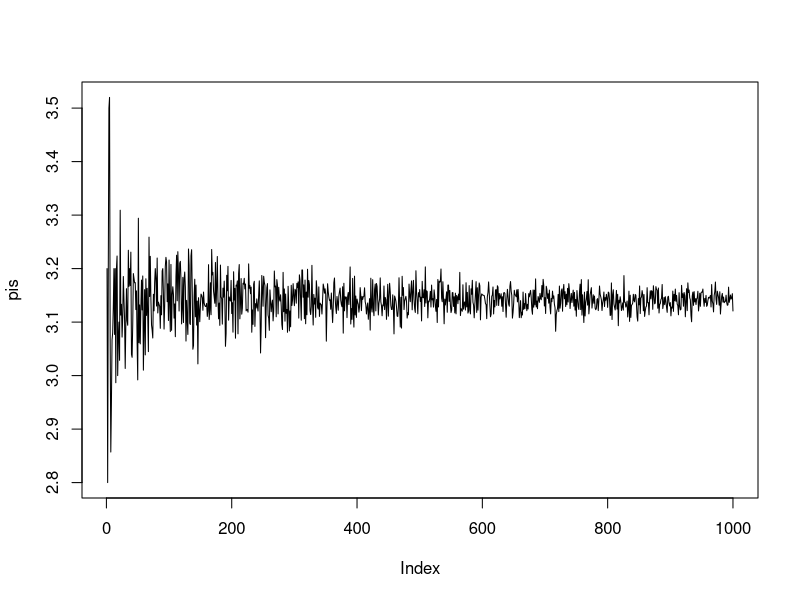
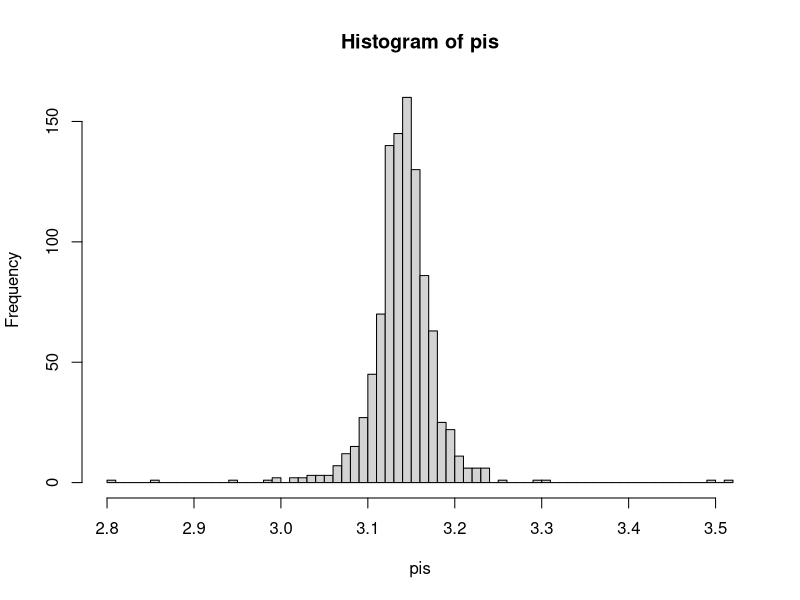
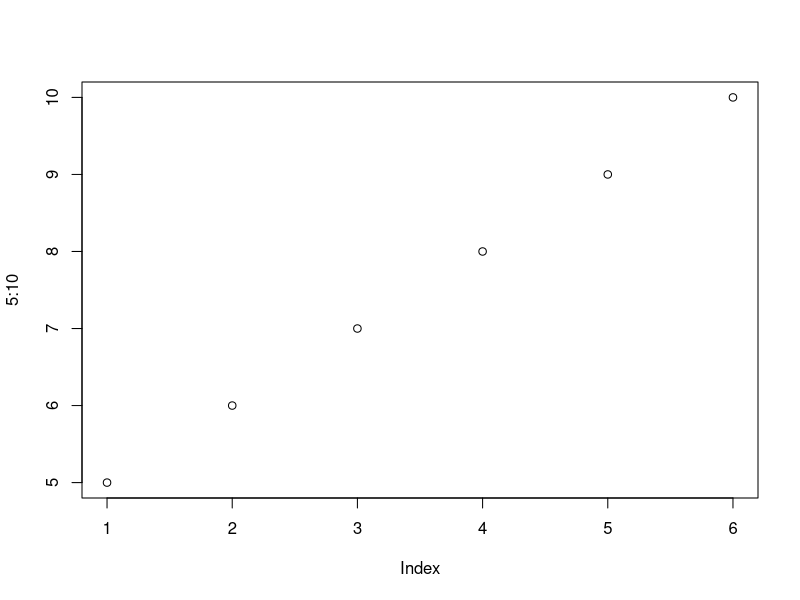
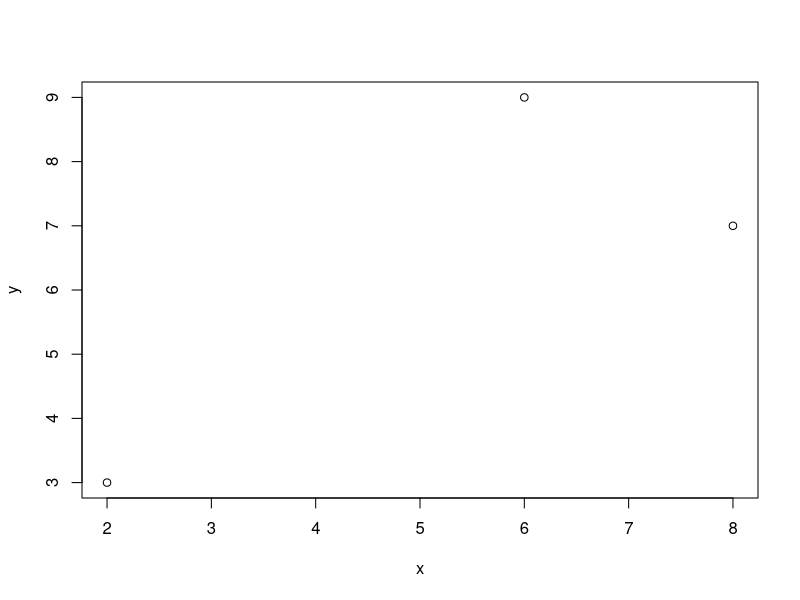
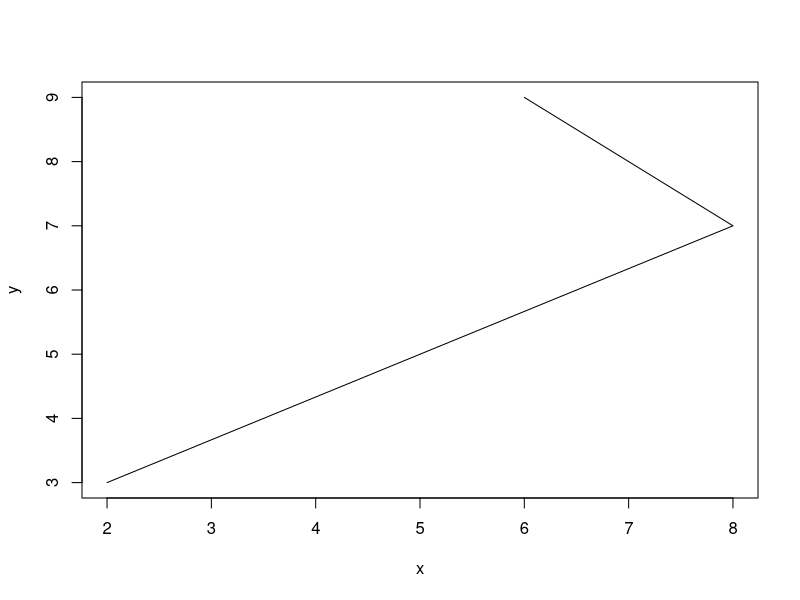
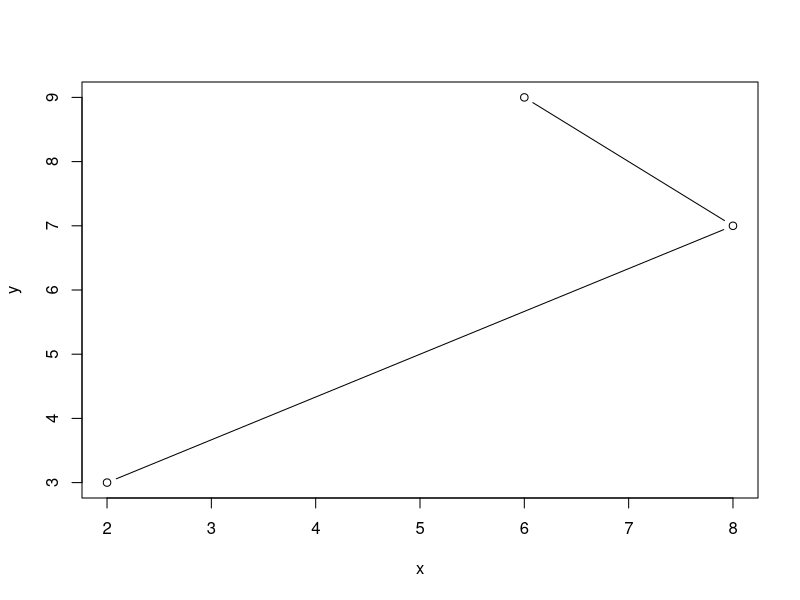
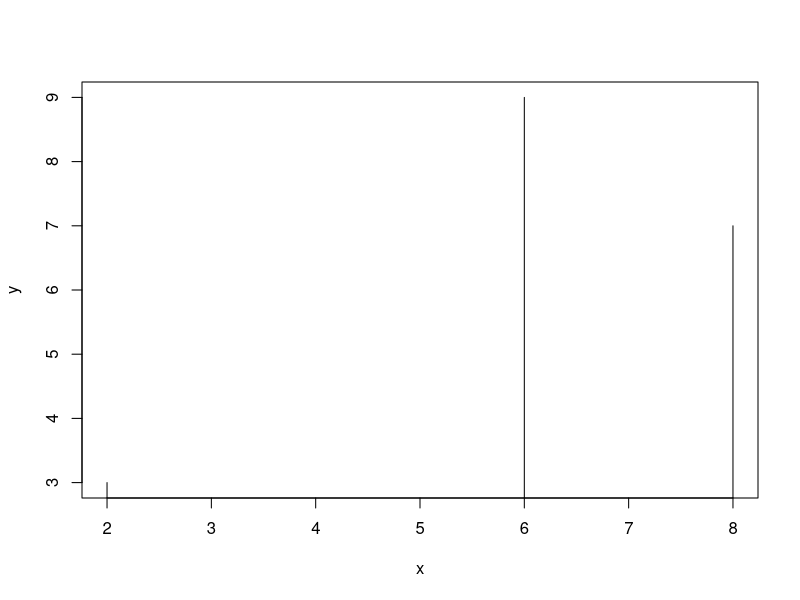
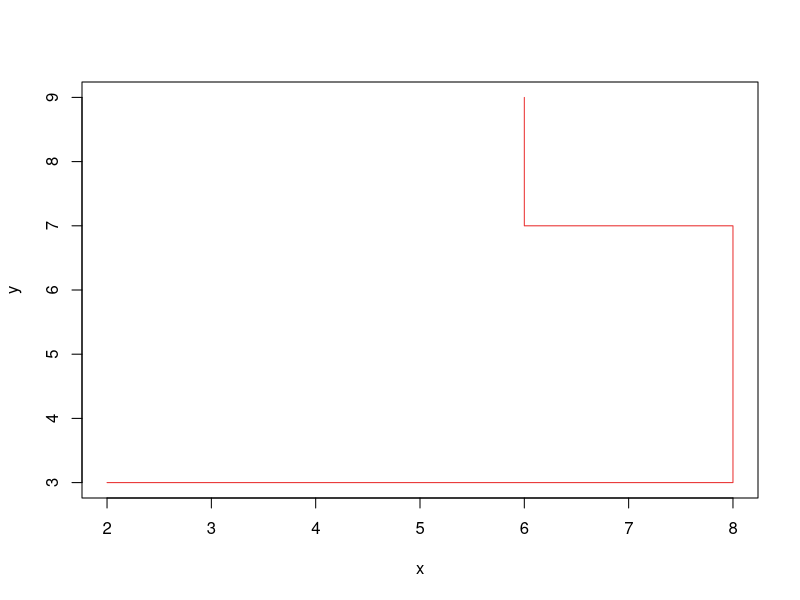

Source code (R) for these figures, in order:
y=c()
for (i in 1:100)
{
  x=i+2
  y=c(y,x)
}
y
l = list(1:10,-2:10,-9:-3,400:1000, 120:190)
mn=c()
for (i in 1:length(l))
{
  mn=c(mn,mean(l[[i]]))
}
mn
x=runif(100000,-1,1)
y=runif(100000,-1,1)
Pi=0
Nr=0
Ns=0
for (i in 1:100000)
{
  
  if ((x[i]^2+y[i]^2)>1)
  { 
    Ns=Ns+1
  }
  else
  {
    Nr=Nr+1
  }
}
Pi=4*Nr/(Ns+Nr)
Pi
pis=c()
for (i in seq(10,10000,10))
{ x=runif(i,-1,1)
y=runif(i,-1,1)
z=table(x^2+y^2<=1)
my_p=4*z[2]/i
pis=c(pis,my_p)
}
plot(pis,type="l")
hist(pis,nclas=100)
mean(pis)
l=list()
for (i in 1:length(iris[,1]))
{
  v=c(iris[i,1],sum(iris[,1])-iris[i,1],iris[i,2],sum(iris[,2])-iris[i,2])
  dim(v)=c(2,2)
  l2=list(v)
  l=c(l,l2)
}
l
apply(iris[,1:4],2,sum)
tapply(iris$Sepal.Length, iris$Species, sum)
x=c(2,8,6)
y=c(3,7,9)
plot(5:10)
plot(x,y)
plot(x,y, type="l")
plot(x,y, type="b")
plot(x,y,type="h")
plot(x,y,type="s", col=rgb(.90,.10,.10,.9))
plot(seq(-10,10,.01),sin(seq(-10,10,.01)), type="h")
plot(seq(-10,10,.01), sin(seq(-10,10,.01)), col=rgb(.90,.10,.10,.9), type="h", xlim=c(-20,20), ylim=c(-5,5))
plot(seq(-10,10,.01),sin(seq(-10,10,.01)), col=rgb(.90,.10,.10,.9), type="h", xlim=c(-20,20), ylim=c(-5,5),main="My first cos(x)",xlab="x",ylab="sin(x)")
plot(seq(-10,10,.01),sin(seq(-10,10,.01)), col=rgb(.90,.10,.10,.9), type="l", xlim=c(-20,20), ylim=c(-5,5),main="My first cos(x)",xlab="x",ylab="sin(x)",lwd=.4)
plot(seq(-10,10,.01),sin(seq(-10,10,.01)), col=rgb(.90,.10,.10,.9), type="l", xlim=c(-20,20), ylim=c(-5,5),main="My first cos(x)",xlab="x",ylab="sin(x)",lwd=4, lty=4)
plot(seq(-10,10,.01),sin(seq(-10,10,.01)), col=rgb(.90,.10,.10,.9), type="b", xlim=c(-20,20), ylim=c(-5,5),main="My first cos(x)",xlab="x",ylab="sin(x)",lwd=4, lty=4, pch=4)
####Линии
plot(seq(-10,10,.01),sin(seq(-10,10,.01)), type="l")
lines(seq(-10,10,.01),rep(c(0),2001), type="l", col="red")
x=(seq(-10,10,.01))
plot(x, (1-x^2)^.5, type="l",ylim=c(1,-1), xlim=c(-1,1))
lines(x, -((1-x^2)^.5))
lines(rep(c(0),401),seq(-2,2,.01))
lines(seq(-2,2,.01),rep(c(0),401))
#install.packages("ggplot2")
library(ggplot2)
str(mtcars)
ggplot(mtcars, aes(x = cyl, y = mpg)) +
  geom_point()
ggplot(mtcars, aes(x = factor(cyl), y = mpg)) +
  geom_point()
ggplot(mtcars, aes(x = wt, y = mpg)) +
  geom_point()
ggplot(mtcars, aes(x = wt, y = mpg, col = disp)) +
  geom_point()
ggplot(mtcars, aes(x = wt, y = mpg, size = disp)) +
  geom_point()
ggplot(diamonds, aes(x = carat, y = price)) + geom_point() + geom_smooth()
# The plot you created in the previous exercise
ggplot(diamonds, aes(x = carat, y = price)) +
  geom_point() +
  geom_smooth()
# Copy the above command but show only the smooth line
ggplot(diamonds, aes(x = carat, y = price)) +  geom_smooth()
# Copy the above command and assign the correct value to col in aes()
ggplot(diamonds, aes(x = carat, y = price, col=clarity)) +
  geom_smooth()
# Keep the color settings from previous command. Plot only the points with argument alpha.
ggplot(diamonds, aes(x = carat, y = price, col=clarity)) +
  geom_point(alpha = 0.4)
# Create the object containing the data and aes layers: dia_plot
dia_plot = ggplot(diamonds, aes(x = carat, y = price))
# Add a geom layer with + and geom_point()
dia_plot + geom_point()
# Add the same geom layer, but with aes() inside
dia_plot + geom_point(aes(col=clarity))
